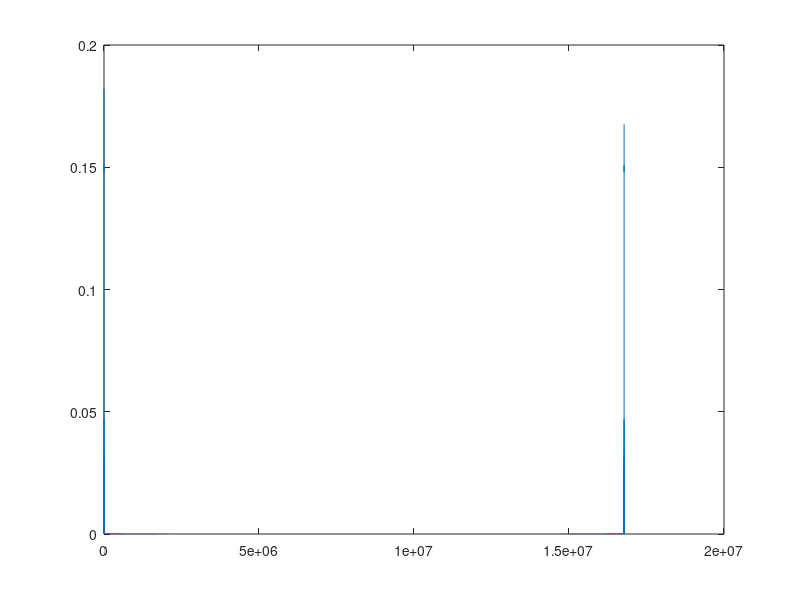

This chart was generated by the following MATLAB code:
N = 8388608/2;

filter = 0.01*ones(1,N);

filter([1:N]/44100*100 < 100) = 2.1;
filter([1:N]/44100*100 > 8000) = 2.1;

full_filter = [filter, flip(filter(2:N))];


plot(abs(ifft(full_filter, N*4)))